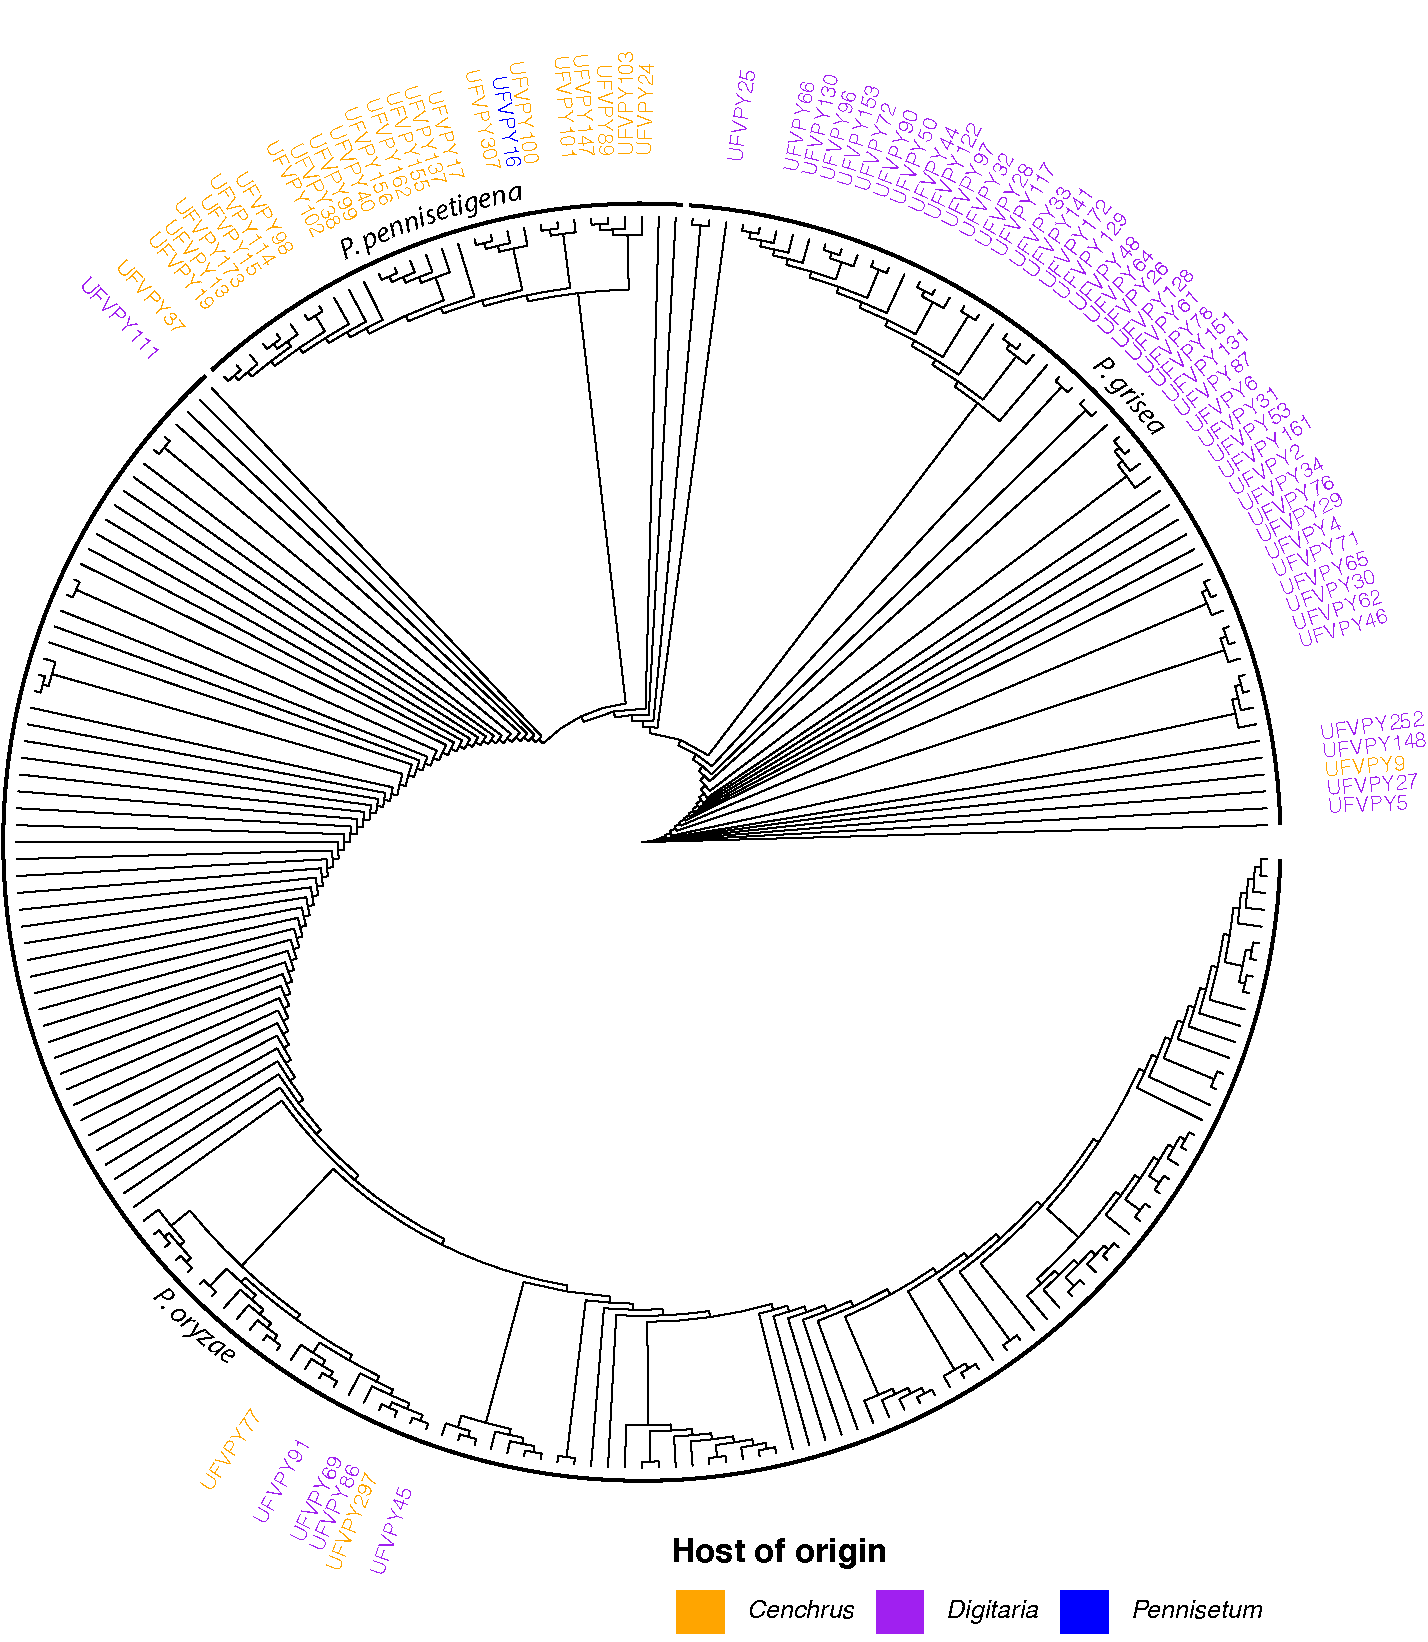

This figure's R source:
## Plots trees and colors taxa according to lineage affinities

library(ape)
library(phangorn)
library(phytools)
library(RColorBrewer)
library(tidyverse)
library(ggtree)
library(ggrepel)
library(dplyr)
library(ggtext)

#read in data
Tree1 <- read.tree("RAxML_bestTree.Ascari_Cen_Dig_align.raxml.raxml.support")

# assign the groups
groupInfo <- split(Tree1$tip.label, gsub(".*_", "", Tree1$tip.label)) # split(x, f) split dataset x into groups defined by f

Tree1 <- groupOTU(Tree1, groupInfo)

myHosts <- c(Cen = "orange", Dig = "black", Pen = "blue")

# plot and save the tree
pdf("Fig2B_MPG1_tree.pdf", 11, 11)
ggtree(Tree1, 
       layout = "fan", 
       branch.length="none",
       aes(color = "black")) +
       #geom_text2(aes(label=node, subset = node > 270), size = 0.5, color = "black") +
       geom_tiplab(aes(subset=(grepl("UFVPY.*Cen", label, fixed = F) == TRUE), label = paste("        ", gsub("_.*", "", label), "        ")), color = "orange", size = 3.5, align=F, offset = 1) +
       geom_tiplab(aes(subset=(grepl("UFVPY.*Dig", label, fixed = F) == TRUE), label = paste("        ", gsub("_.*", "", label), "        ")), color = "purple", size = 3.5, align=F, offset = 1) +
       geom_tiplab(aes(subset=(grepl("UFVPY.*Pen", label, fixed = F) == TRUE), label = paste("        ", gsub("_.*", "", label), "        ")), color = "blue", size = 3.5, align=F, offset = 1) +
  
    theme(legend.position=c(0.7, 0.04),
        legend.title=element_text(size=16, face = "bold"),
        legend.text=element_text(size = 12),
        legend.background = element_rect(fill=NA)) +
    scale_color_manual(name = "Host of origin", values = myHosts,
        labels = c("*Cenchrus*", "*Digitaria*", "*Pennisetum*"), aes(fontface="italic")) +
    guides(col = guide_legend(nrow = 1, override.aes = aes(size = 10))) +
    theme(legend.text = element_markdown())

dev.off()



